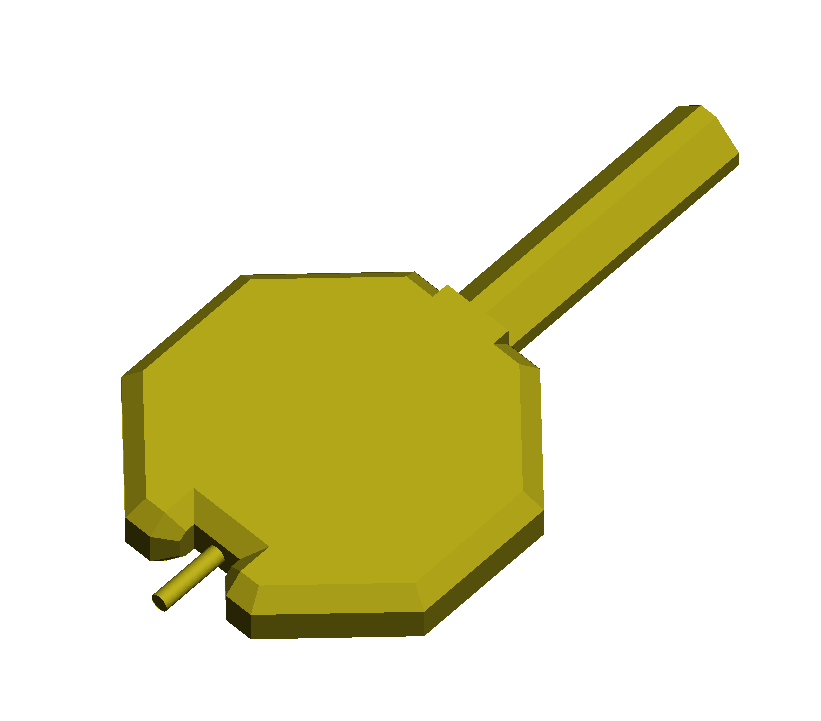
#> input picture Image Recognition/Test Image Group/input/1.PNG, 821 x 721 px, found by its file name; its folder holds 4 pictures in this run
$ python batch_process.py --input 'Test Image Group/input' --output out
#> lines starting #> are read from the running program, lines starting #| are printed output that depends on the picture
# import the necessary packages
import argparse
import imutils
import cv2
from os import listdir
from os.path import isfile, join
import random

# construct the argument parser and parse the arguments
ap = argparse.ArgumentParser()
ap.add_argument("-i", "--input", required=True,	help="path to image input folder")
ap.add_argument("-o", "--output", required=True, help="path to image output folder")
args = vars(ap.parse_args())

print(args)

cvNames = []
cvImages = []
cvGS = []
cvThresh = []
cvCont = []


onlyfiles = [f for f in listdir(args["input"]) if isfile(join(args["input"], f))]


for f in onlyfiles:
	cvNames.append(f)
	print(args["input"] +"\\" + f)
	cvImages.append(cv2.imread(args["input"] +"\\" + f))
	cv2.imshow(f, cvImages[-1])
cv2.waitKey(0)

for f in cvImages:
	cvGS.append(cv2.cvtColor(f, cv2.COLOR_BGR2GRAY))
	# cv2.imshow(str(random.randint(1,100000000000)), cvGS[-1])
# cv2.waitKey(0)

for f in cvGS:
	cvThresh.append(cv2.threshold(f, 225, 255, cv2.THRESH_BINARY_INV)[1])
	# cv2.imshow(str(random.randint(1,100000000000)), cvThresh[-1])
# cv2.waitKey(0)

for f in cvThresh:
	cvCont.append(cv2.findContours(f.copy(), cv2.RETR_EXTERNAL, cv2.CHAIN_APPROX_SIMPLE))
	cvCont[-1] = imutils.grab_contours(cvCont[-1])
# cv2.waitKey(0)

counter = 0
for f in cvImages:
	for c in cvCont[counter]:
		cv2.drawContours(f, [c], -1, (255, 0, 255), 5)
		cv2.imshow(str(random.randint(1,100000000000)), f)
		cv2.imwrite(args["output"] +"\\" + cvNames[counter], f)
	counter += 1
#> this loop made 4 passes
#> pass 1, `cv2.imshow(str(random.randint(1,100000000000)), f)`:
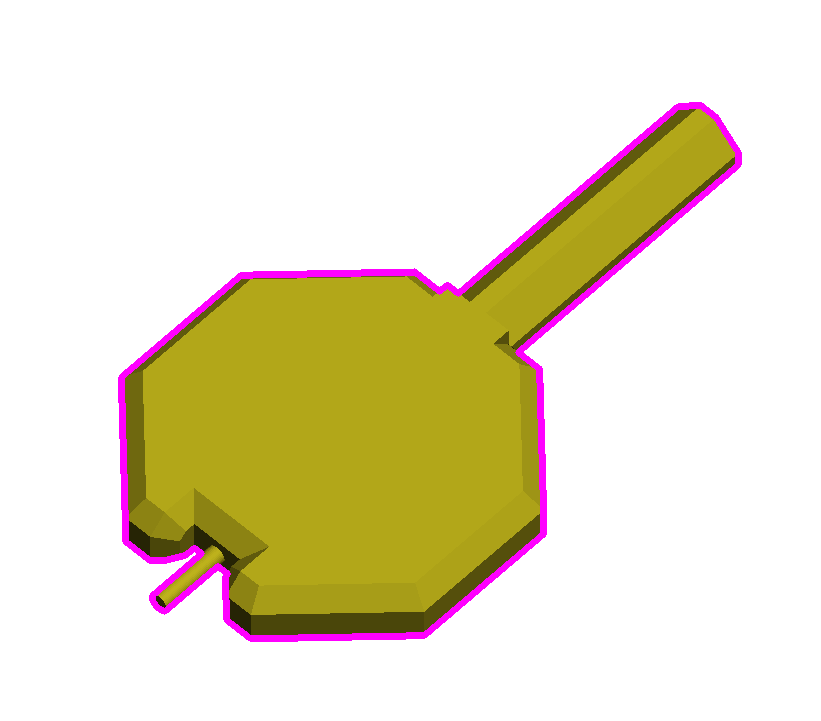
#> window '55166371790': shape (721, 821, 3); mean B, G, R 197.9, 224.4, 232.8
#> pass 2, `cv2.imshow(str(random.randint(1,100000000000)), f)`:
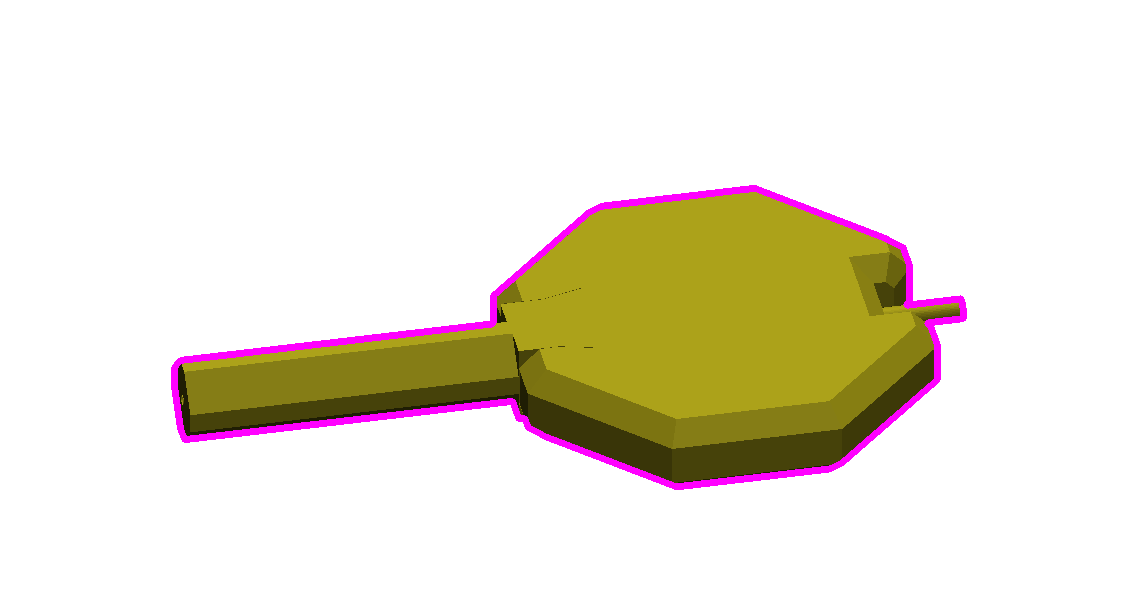
#> window '6101308502': shape (614, 1137, 3); mean B, G, R 214.5, 229.1, 235.4
cv2.waitKey(0)
